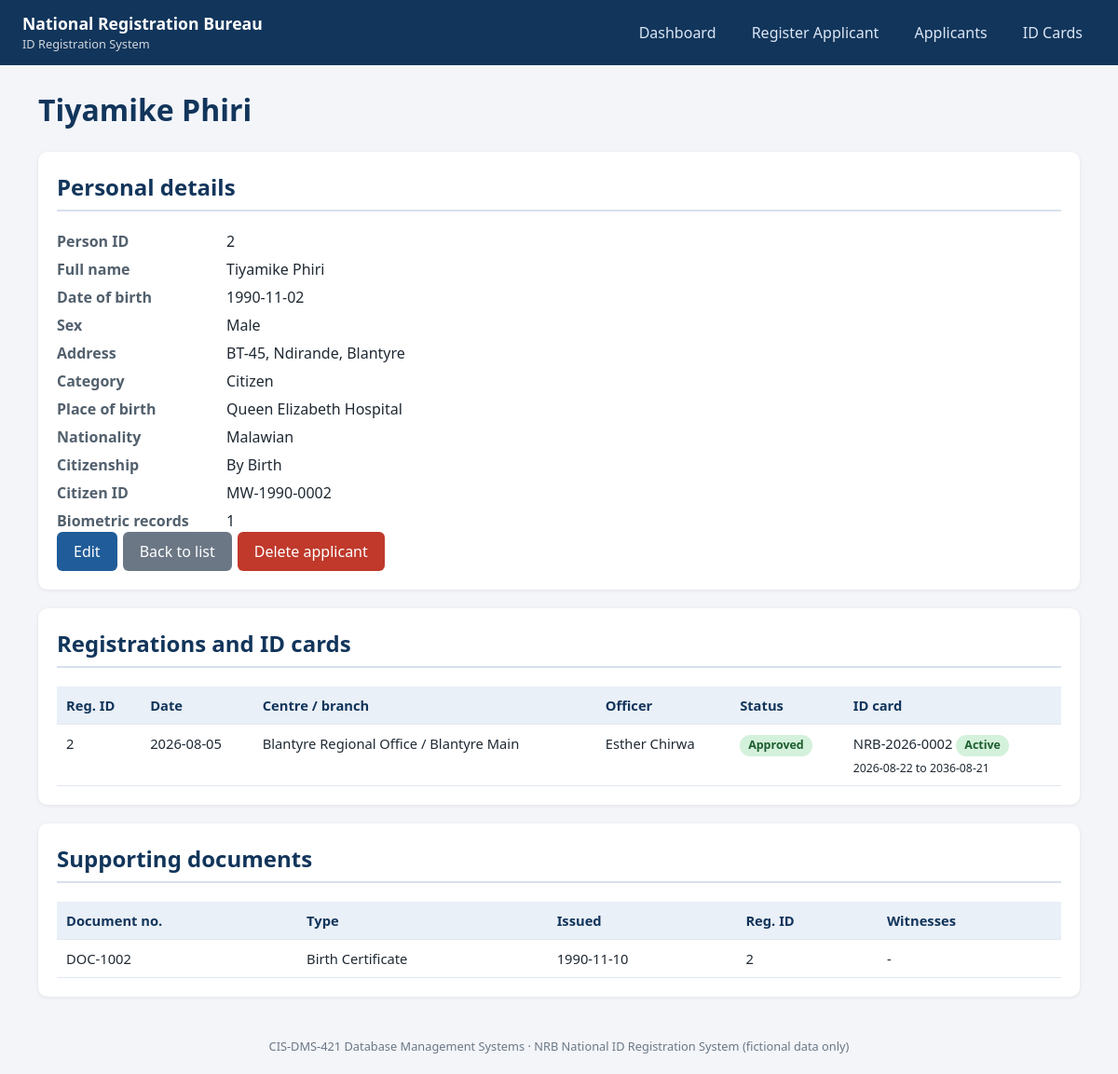
Page /applicant_view.php?id=2 on the committed database.
### tables this page shows
CREATE TABLE citizen (
  person_id          INT PRIMARY KEY,
  place_of_birth     VARCHAR(50) NOT NULL,
  nationality        VARCHAR(50) NOT NULL DEFAULT 'Malawian',
  citizenship_status VARCHAR(20) NOT NULL,
  citizen_id         VARCHAR(30) NULL,
  CONSTRAINT uq_citizen_citizen_id UNIQUE (citizen_id),
  CONSTRAINT fk_citizen_person FOREIGN KEY (person_id)
    REFERENCES person(person_id) ON DELETE CASCADE ON UPDATE CASCADE,
  CONSTRAINT chk_citizenship_status CHECK
    (citizenship_status IN ('By Birth','By Descent','Naturalised','Registered'))
);

CREATE TABLE person (
  person_id      INT AUTO_INCREMENT PRIMARY KEY,
  first_name     VARCHAR(50) NOT NULL,
  other_names    VARCHAR(50) NULL,
  surname        VARCHAR(50) NOT NULL,
  date_of_birth  DATE NOT NULL,
  sex            VARCHAR(8) NOT NULL,
  address_no     VARCHAR(20) NOT NULL,
  village        VARCHAR(50) NOT NULL,
  district       VARCHAR(50) NOT NULL,
  CONSTRAINT chk_person_sex CHECK (sex IN ('Male','Female'))
);

CREATE TABLE registration_office (
  registration_id    INT AUTO_INCREMENT PRIMARY KEY,
  registration_date  DATE NOT NULL,
  branch             VARCHAR(50) NOT NULL,
  status             VARCHAR(20) NOT NULL DEFAULT 'Pending',
  person_id          INT NOT NULL,
  center_no          INT NOT NULL,
  officer_id         INT NOT NULL,
  CONSTRAINT fk_reg_person  FOREIGN KEY (person_id)
    REFERENCES person(person_id) ON DELETE CASCADE ON UPDATE CASCADE,
  CONSTRAINT fk_reg_center  FOREIGN KEY (center_no)
    REFERENCES registration_center(center_no) ON DELETE RESTRICT ON UPDATE CASCADE,
  CONSTRAINT fk_reg_officer FOREIGN KEY (officer_id)
    REFERENCES officer(officer_id) ON DELETE RESTRICT ON UPDATE CASCADE,
  CONSTRAINT chk_reg_status CHECK (status IN ('Pending','Approved','Rejected'))
);

CREATE TABLE registration_center (
  center_no    INT AUTO_INCREMENT PRIMARY KEY,
  center_name  VARCHAR(80) NOT NULL,
  district     VARCHAR(50) NOT NULL,
  CONSTRAINT uq_center_name UNIQUE (center_name)
);

CREATE TABLE id_card (
  card_no          VARCHAR(30) PRIMARY KEY,
  issue_date       DATE NOT NULL,
  expiry_date      DATE NOT NULL,
  nationality      VARCHAR(50) NOT NULL,
  card_status      VARCHAR(20) NOT NULL DEFAULT 'Active',
  registration_id  INT NOT NULL,
  CONSTRAINT fk_card_registration FOREIGN KEY (registration_id)
    REFERENCES registration_office(registration_id) ON DELETE RESTRICT ON UPDATE CASCADE,
  CONSTRAINT chk_card_dates  CHECK (expiry_date > issue_date),
  CONSTRAINT chk_card_status CHECK (card_status IN ('Active','Lost','Expired','Cancelled'))
);

CREATE TABLE document (
  document_no      VARCHAR(30) PRIMARY KEY,
  document_type    VARCHAR(30) NOT NULL,
  issue_date       DATE NULL,
  registration_id  INT NOT NULL,
  CONSTRAINT fk_document_registration FOREIGN KEY (registration_id)
    REFERENCES registration_office(registration_id) ON DELETE CASCADE ON UPDATE CASCADE
);

### includes/functions.php (called while the page is built, shortened)
<?php
function e($v): string
{
    return htmlspecialchars((string)$v, ENT_QUOTES | ENT_SUBSTITUTE, 'UTF-8');
}
function category_of(array $row): string
{
    return !empty($row['is_citizen']) ? 'Citizen' : (!empty($row['is_foreigner']) ? 'Resident Foreigner' : 'Unknown');
}

### public/applicant_view.php (the view, shortened to what this page needs)
<?php
require_once __DIR__ . '/../includes/functions.php';
$pdo = db();
$id = filter_input(INPUT_GET, 'id', FILTER_VALIDATE_INT);
$st = $pdo->prepare("SELECT p.*, c.place_of_birth, c.nationality, c.citizenship_status, c.citizen_id,
        (c.person_id IS NOT NULL) AS is_citizen, (rf.person_id IS NOT NULL) AS is_foreigner
    FROM person p
    LEFT JOIN citizen c ON c.person_id = p.person_id
    LEFT JOIN resident_foreigner rf ON rf.person_id = p.person_id
    WHERE p.person_id = :id");
$st->execute(['id' => $id ?: 0]);
$p = $st->fetch();
$q = function (string $sql) use ($pdo, $p) { $s = $pdo->prepare($sql); $s->execute(['p' => $p['person_id']]); return $s->fetchAll(); };
$regs = $q("SELECT r.*, ctr.center_name, CONCAT(o.first_name,' ',o.last_name) AS officer, idc.card_no, idc.card_status, idc.issue_date AS card_issue, idc.expiry_date AS card_expiry
            FROM registration_office r
            JOIN registration_center ctr ON ctr.center_no = r.center_no
            JOIN officer o ON o.officer_id = r.officer_id
            LEFT JOIN id_card idc ON idc.registration_id = r.registration_id
            WHERE r.person_id = :p ORDER BY r.registration_id");
$docs = $q("SELECT d.document_no, d.document_type, d.issue_date, r.registration_id,
                   GROUP_CONCAT(w.name SEPARATOR ', ') AS witnesses
            FROM document d
            JOIN registration_office r ON r.registration_id = d.registration_id
            LEFT JOIN document_witness dw ON dw.document_no = d.document_no
            LEFT JOIN witness w ON w.witness_id = dw.witness_id
            WHERE r.person_id = :p GROUP BY d.document_no, d.document_type, d.issue_date, r.registration_id");
$bio = $q('SELECT biometric_id, capture_date, (photo IS NOT NULL) AS has_photo, (fingerprint IS NOT NULL) AS has_fp FROM biometric WHERE person_id = :p');
require __DIR__ . '/../includes/header.php';
?>
<h1><?= e($p['first_name'] . ' ' . $p['surname']) ?></h1>
<div class="card">
  <h2>Personal details</h2>
  <div style="display:flex;gap:24px;flex-wrap:wrap">
    <dl style="flex:1;min-width:280px">
      <dt>Person ID</dt><dd><?= e($p['person_id']) ?></dd>
      <dt>Full name</dt><dd><?= e(trim($p['first_name'] . ' ' . $p['other_names'] . ' ' . $p['surname'])) ?></dd>
      <dt>Date of birth</dt><dd><?= e($p['date_of_birth']) ?></dd>
      <dt>Sex</dt><dd><?= e($p['sex']) ?></dd>
      <dt>Address</dt><dd><?= e($p['address_no'] . ', ' . $p['village'] . ', ' . $p['district']) ?></dd>
      <dt>Category</dt><dd><?= e(category_of($p)) ?></dd>
      <?php if ($p['is_citizen']): ?>
        <dt>Place of birth</dt><dd><?= e($p['place_of_birth']) ?></dd>
        <dt>Nationality</dt><dd><?= e($p['nationality']) ?></dd>
        <dt>Citizenship</dt><dd><?= e($p['citizenship_status']) ?></dd>
        <dt>Citizen ID</dt><dd><?= e($p['citizen_id'] ?? '-') ?></dd>
      <?php endif; ?>
      <dt>Biometric records</dt><dd><?= count($bio) ?></dd>
    </dl>
  </div>
  <div class="actions">
    <a class="btn" href="applicant_edit.php?id=<?= e($p['person_id']) ?>">Edit</a>
    <a class="btn gray" href="applicants.php">Back to list</a>
    <form class="inline" method="post" action="applicant_delete.php"
          onsubmit="return confirm('Delete this applicant and all linked records? This cannot be undone.');">
      <button class="btn danger" type="submit">Delete applicant</button>
    </form>
  </div>
</div>
<div class="card"><h2>Registrations and ID cards</h2><div class="table-wrap"><table>
  <tr><th>Reg. ID</th><th>Date</th><th>Centre / branch</th><th>Officer</th><th>Status</th><th>ID card</th></tr>
  <?php foreach ($regs as $r): ?>
    <tr>
      <td><?= e($r['registration_id']) ?></td><td><?= e($r['registration_date']) ?></td>
      <td><?= e($r['center_name'] . ' / ' . $r['branch']) ?></td><td><?= e($r['officer']) ?></td>
      <td><span class="badge <?= e($r['status']) ?>"><?= e($r['status']) ?></span></td>
      <td><?php if ($r['card_no']): ?>
            <?= e($r['card_no']) ?> <span class="badge <?= e($r['card_status']) ?>"><?= e($r['card_status']) ?></span><br>
            <small><?= e($r['card_issue']) ?> to <?= e($r['card_expiry']) ?></small>
          <?php elseif ($r['status'] === 'Approved'): ?><a class="btn small" href="cards.php">Issue card</a>
          <?php else: ?>-<?php endif; ?></td>
    </tr>
  <?php endforeach; ?>
</table></div></div>
<div class="card"><h2>Supporting documents</h2><div class="table-wrap"><table>
  <tr><th>Document no.</th><th>Type</th><th>Issued</th><th>Reg. ID</th><th>Witnesses</th></tr>
  <?php foreach ($docs as $d): ?>
    <tr><td><?= e($d['document_no']) ?></td><td><?= e($d['document_type']) ?></td><td><?= e($d['issue_date'] ?? '-') ?></td>
        <td><?= e($d['registration_id']) ?></td><td><?= e($d['witnesses'] ?? '-') ?></td></tr>
  <?php endforeach; ?>
</table></div></div>
<?php require __DIR__ . '/../includes/footer.php';

### public/assets/style.css (style rules this page uses)
* { box-sizing:border-box }
body { margin:0;font-family:Segoe UI,Arial,sans-serif;background:#f3f5f9;color:#1f2933;line-height:1.5 }
h1 { margin-top:0;color:#12355b }
h2 { color:#12355b;border-bottom:2px solid #d7e0ec;padding-bottom:6px;margin-top:0 }
.card { background:#fff;border-radius:10px;padding:20px;margin-bottom:20px;box-shadow:0 1px 4px rgba(0,0,0,.08) }
.btn { display:inline-block;background:#1f5c99;color:#fff;border:0;padding:9px 18px;border-radius:6px;cursor:pointer;text-decoration:none;font:inherit }
.btn.danger { background:#c0392b }
.btn.gray { background:#6b7785 }
table { width:100%;border-collapse:collapse;font-size:.92rem }
th,td { text-align:left;padding:9px 10px;border-bottom:1px solid #e2e8f0;vertical-align:top }
th { background:#eaf0f8;color:#12355b }
.table-wrap { overflow-x:auto }
.badge { display:inline-block;padding:2px 9px;border-radius:12px;font-size:.78rem;font-weight:600;background:#e2e8f0 }
.Approved,.Active { background:#d4f1dc;color:#1d5e2f }
.actions { display:flex;gap:6px;flex-wrap:wrap }
.inline { display:inline }
dl { display:grid;grid-template-columns:170px 1fr;gap:6px 12px;margin:0 }
dt { font-weight:600;color:#52606d }
dd { margin:0 }

### rows in the picture
citizen: person_id.surname "Tiyamike Phiri", person_id.person_id "2", person_id.date_of_birth "1990-11-02", person_id.sex "Male", person_id.district "BT-45, Ndirande, Blantyre", place_of_birth "Queen Elizabeth Hospital", nationality "Malawian", citizenship_status "By Birth", citizen "MW-1990-0002"
registration_office: registration_id "2", registration_date "2026-08-05", center_no+branch "Blantyre Regional Office / Blantyre Main", officer "Esther Chirwa", status "Approved", id_card.card_no "NRB-2026-0002", id_card.card_status "Active", id_card.issue_date "2026-08-22", id_card.expiry_date "2036-08-21"
document: document_no "DOC-1002", document_type "Birth Certificate", issue_date "1990-11-10", registration.registration_id "2", witnesses "-"

### other values in the picture
$label "Dashboard"
$label "Register Applicant"
$label "Applicants"
$label "ID Cards"
category_of($p) "Citizen"
count($bio) "1"
